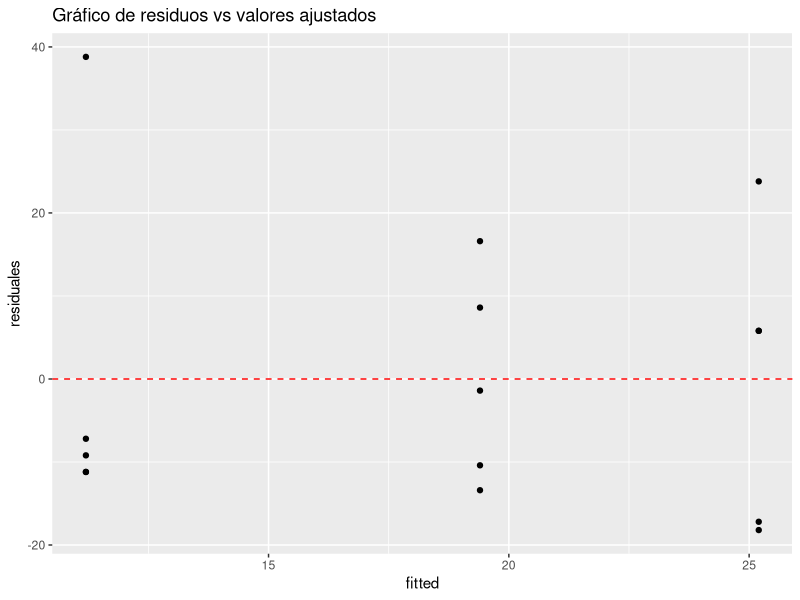
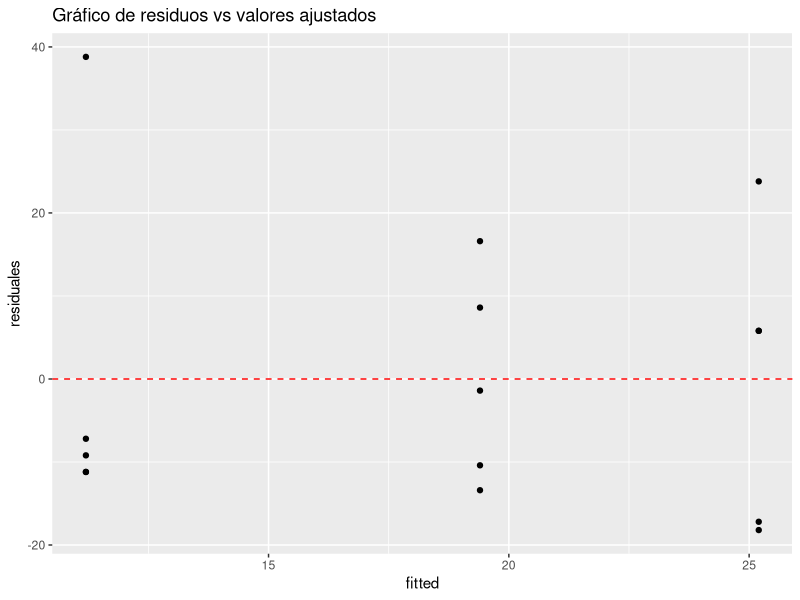
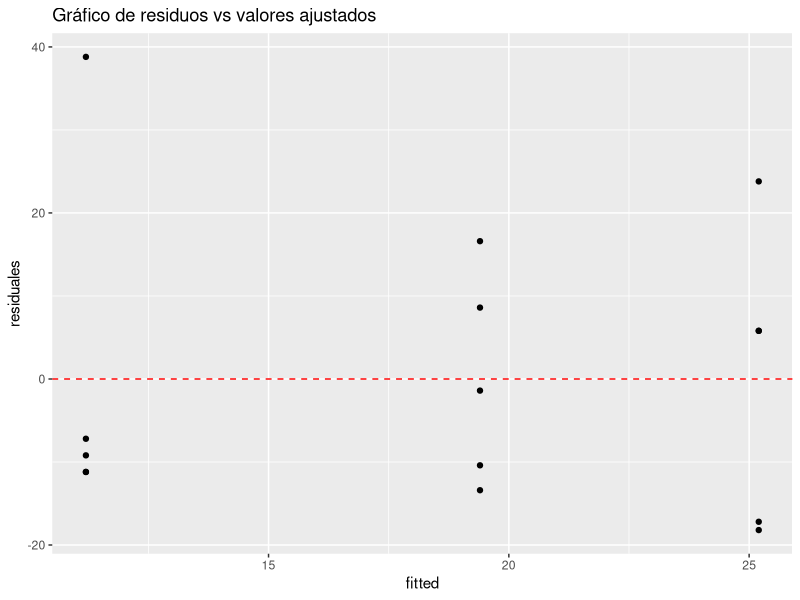
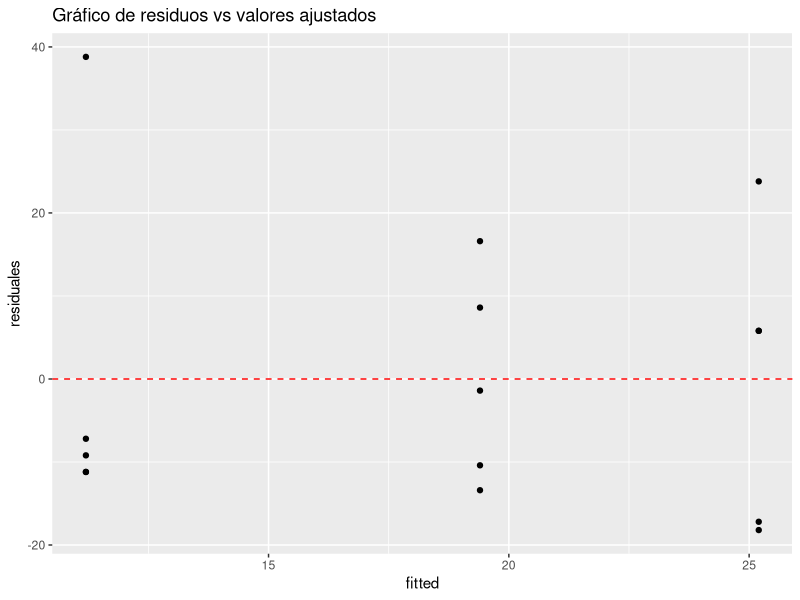
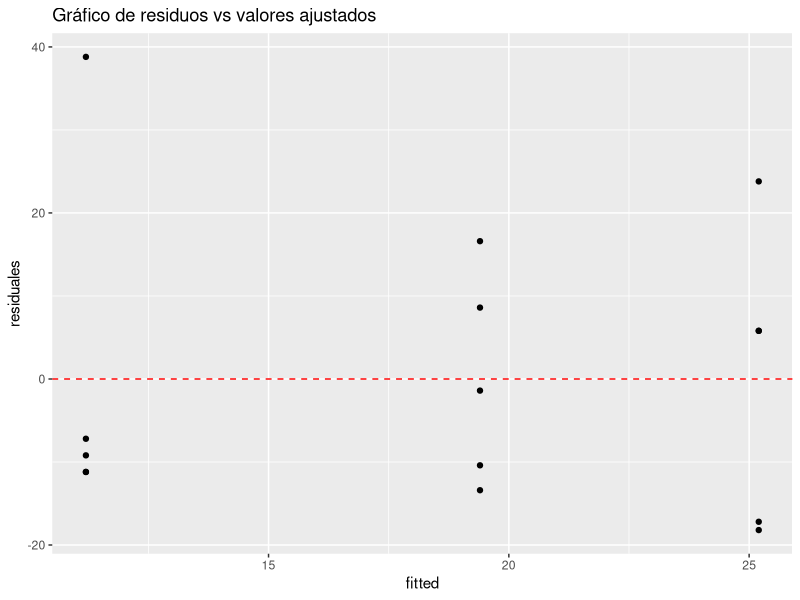
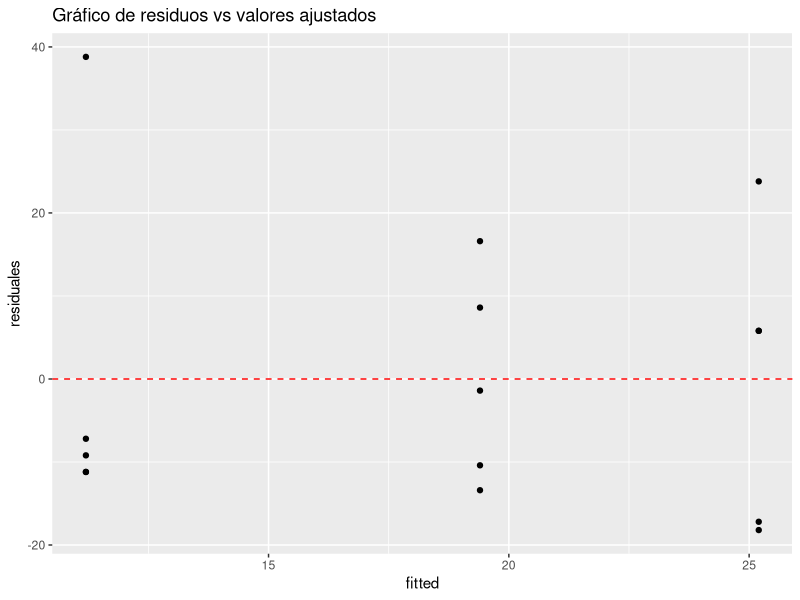
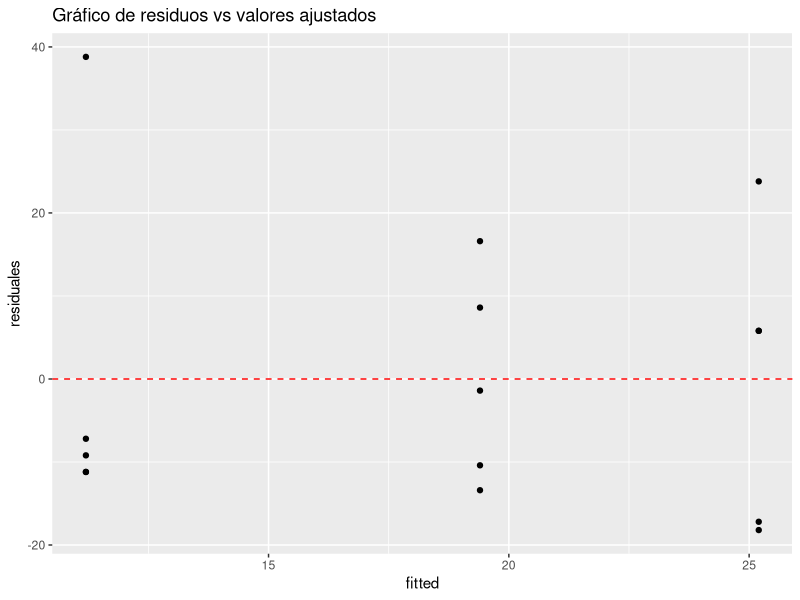
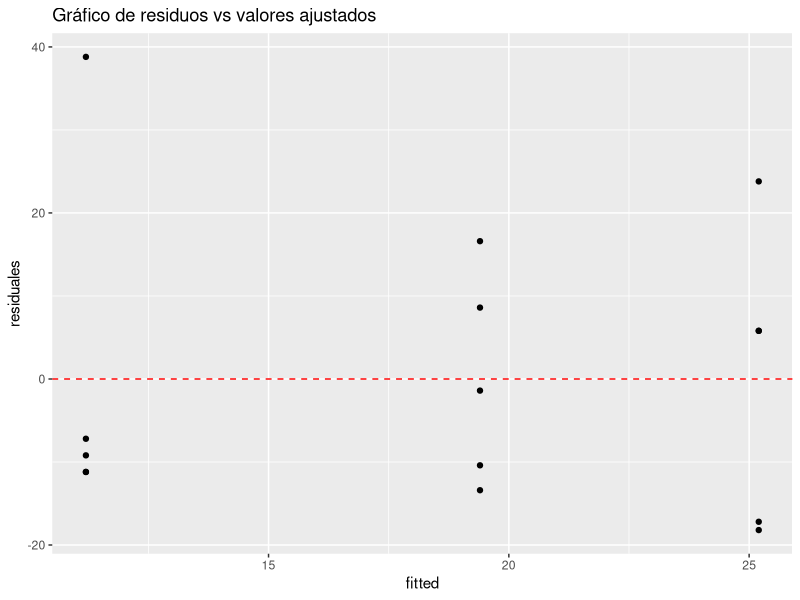

R code for these plots, in order:
## ---- chunk 1
# Load necessary library
library(dplyr)
library(tidyr)
library(car)
library(ggplot2)
## ---- chunk 2
# Read data
data <- read.csv("RelAbund.csv", sep = ";")

data2 <- data[,20:38]

data_transformed <- data2  |> 
  mutate(across(everything(), ~ round(. * 100, 0)))

data_transformed$BurningRegime <- data$BurningRegime

## ---- chunk 3
ovsDB <- list()
tuksDB <- list()
shapDB <- list()
LevDB <- list()
modDB <- list()
for (i in 1:19) {
  x <- names(data_transformed)[i]
  dataST <- 
    data_transformed |> 
    pivot_longer(cols = c(x), 
               names_to = "Types", 
               values_to = "Total") |> 
    select(c(BurningRegime, Total))
  
  # Perform ANOVA
  anova_result <- aov(Total ~ BurningRegime, data = dataST)
  
  # Summary of results
  aovRes <- summary(anova_result)
  # Perform Tukey HSD test
  TukRes <- TukeyHSD(anova_result)
  
  ShapT <- shapiro.test(residuals(anova_result))
  
  LevT <- leveneTest(Total ~ BurningRegime, data = dataST)
  
  modDB <- c(modDB, list(anova_result))
  ovsDB <- c(ovsDB, list(aovRes))
  tuksDB <- c(tuksDB, list(TukRes))
  shapDB <- c(shapDB, list(ShapT))
  LevDB <- c(LevDB, list(LevT))
  
}

for (j in 1:19) {
  y <- names(data_transformed)[1:19]
  print("#######################################################################")
  print("                                 ")
  print("                                 ")
  print(y[j])
  print("                                 ")
  print("                                 ")
  print("#######################################################################")
  print("                                 ")
  print("                                 ")
  print("Modelo test")
  print(ovsDB[j])
  print("Post hoc Test")
  print(tuksDB[j])
  print("Shapiro Test")
  print(shapDB[j])
  print("Levene Test")
  print(LevDB[j])
  
  modDB2 <- data.frame(fitted = fitted(anova_result), 
                       residuales = residuals(anova_result))
  print(ggplot(aes(x = fitted, y = residuales), data = modDB2) +
  geom_point() +
  geom_hline(yintercept = 0, linetype = "dashed", color = "red") +
  ggtitle("Gráfico de residuos vs valores ajustados"))
  
  }
